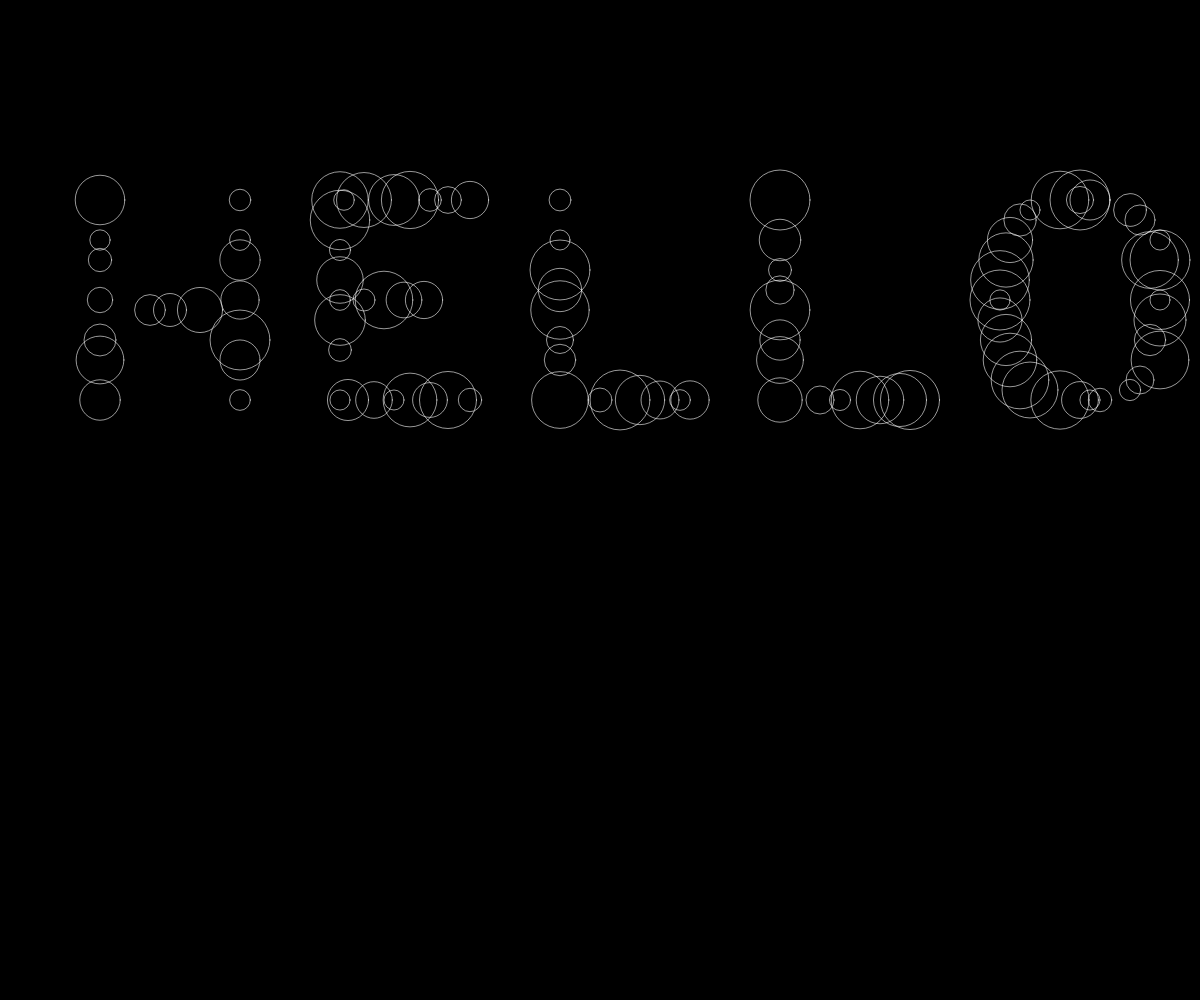
Frame 1 (no input)
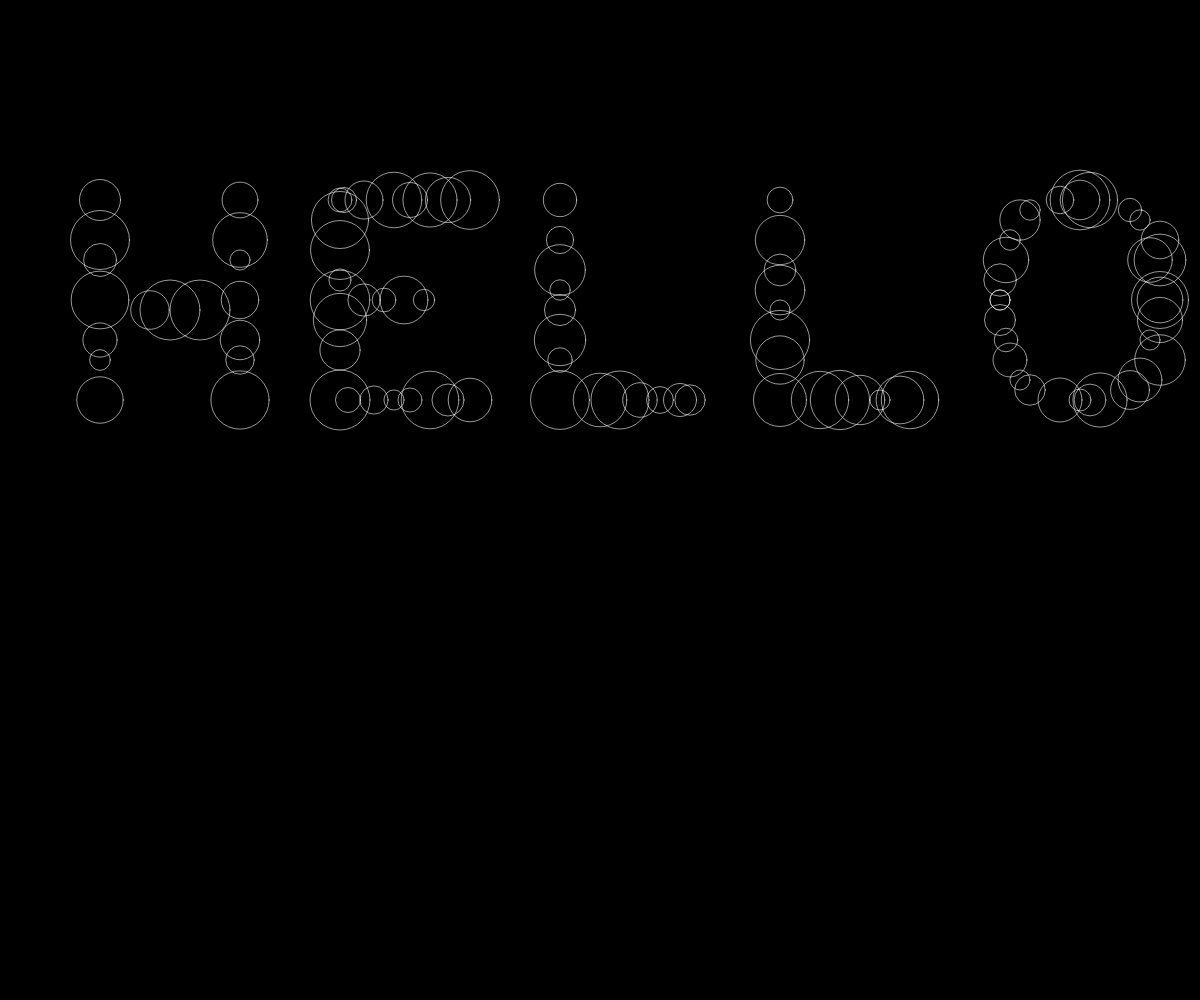
Frame 60 (no input)
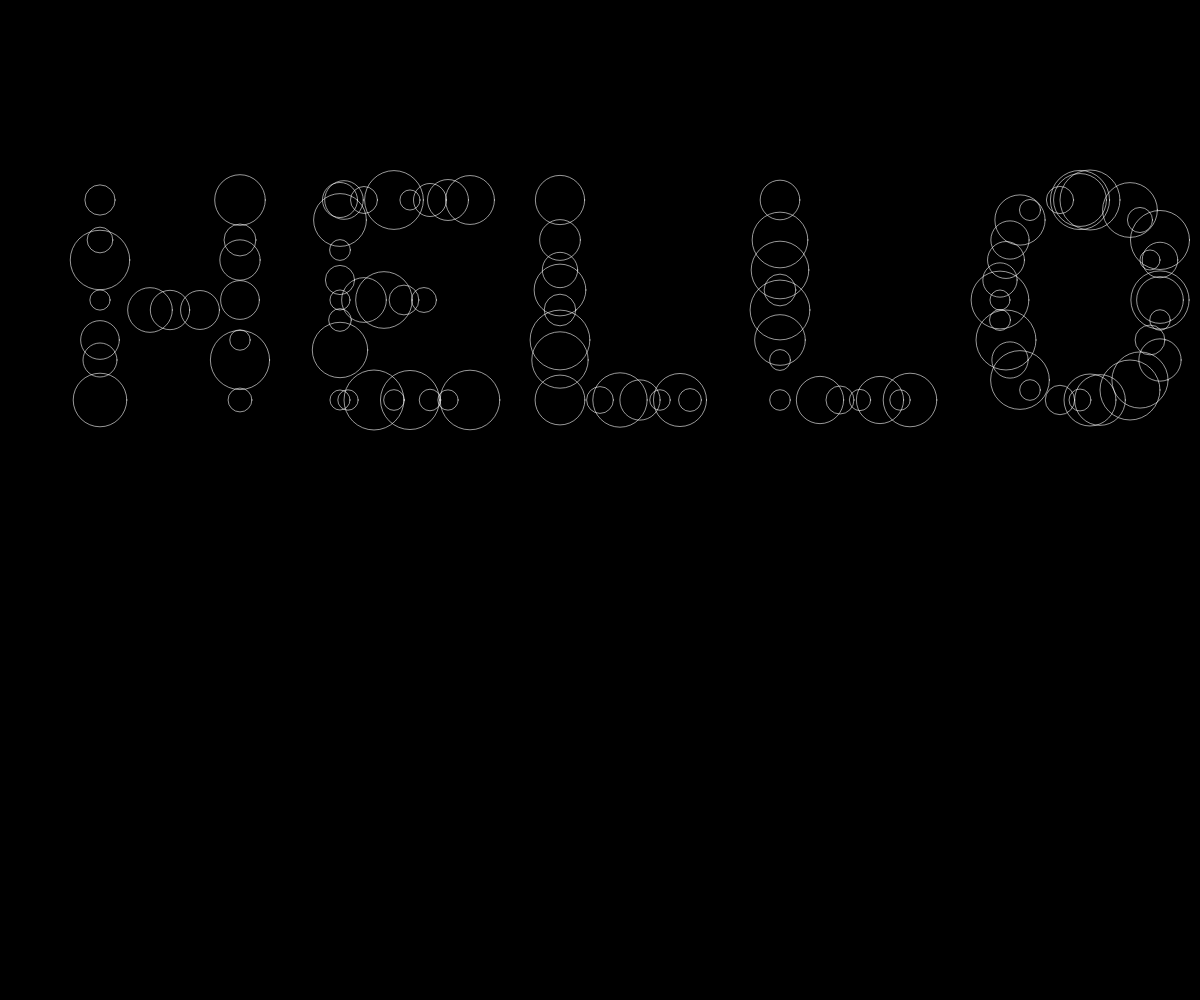
Frame 120 (the mouse pressed at the canvas centre since frame 60)

The p5.js sketch that drew these frames (run headless with seeded random() and noise() and a simulated clock; from frame 60 on, the mouse is pressed at the canvas centre):

// p5.js sketch
// ── sketch.js

// no need to change anything from here ... ----------------------

var letters = {};

var marginLeft = 50;
var marginTop = 100;
var textX = marginLeft;
var textY = 150;
var lineHeight = 150;
var typedText = "HELLO";

function setup() {
	createCanvas(windowWidth, windowHeight);
	initLetters();
	noFill();
	strokeWeight(0);
}

function draw() {
	background(0);
	scale(2);

	textX = marginLeft;
	textY = marginTop + 100;

	randomSeed(4);
	for (var i = 0; i < typedText.length; i++) {
		var c = typedText[i];
		if (letters[c]) {
			push();
			translate(textX, textY);
			var w = letters[c]();
			textX += w;
			pop();
		} else if (c == "\n") {
			textX = marginLeft;
			textY += lineHeight;
		}
	}

	//noLoop();
}

function keyTyped() {
    var k = key;
    if (!letters[k]) {
        k = k.toUpperCase();
    }
    if (letters[k]) {
         
        typedText += k;
    }

	//loop();
}

function keyPressed() {
	if (keyCode == RETURN) {
		typedText += "\n";
	}
	if (keyCode == BACKSPACE || keyCode == DELETE) {
		if (typedText.length > 0) typedText = typedText.slice(0, -1);
	
}
  

    
 

	//loop();
}
// ... to here -----------------------------------------------------


function initLetters() {
	// Add your calls to the letter functions here

	letters = {
		N: draw_N,
		O: draw_O,
		Q: draw_Q,
		U: draw_U,
       G: draw_G,
       H: draw_H,
       I: draw_I,
       J: draw_J,
       K: draw_K,
       L: draw_L,
       M: draw_M,
       S: draw_S,
       R: draw_R,	
		A: draw_A,
		W: draw_W,
       V: draw_V,
       B: draw_B,
       P: draw_P,
       C: draw_C,
       D: draw_D,
       T: draw_T,
		E: draw_E,
       F: draw_F,
       X: draw_X,
       Y: draw_Y,
       Z: draw_Z,
		
		" ": function() { return 30 },
	};
}



// A function for each letter

function draw_N() {
	
	//rect(-15,-100,80,100);
	
	specialEllipse(0,-100,30,30); //top left 
	specialEllipse(0,0,13,13); 
	specialEllipse(0,-5,15,15); //bottom left
	//specialEllipse(50,-100,30,30); //top right
	specialEllipse(50,-20,30,30); //bottom right
	specialEllipse(0,-30,25,25);
   specialEllipse(0,-20,25,25);
	specialEllipse(0,-40,15,15);
	specialEllipse(0,-50,20,20);
	specialEllipse(0,-70,10,10);
   specialEllipse(0,-80,10,10);
	specialEllipse(0,-90,15,15);
	
   specialEllipse(70,-100,10,10);
	specialEllipse(70,-85,20,20);
	specialEllipse(70,-70,18,18);
	specialEllipse(70,-60,11,11);
	specialEllipse(70,-50,15,15);
   specialEllipse(70,-30,15,15);
	specialEllipse(70,-20,25,25);
	specialEllipse(70,0,13,13);

	specialEllipse(50,-35,20,20);
	specialEllipse(33,-47,10,10);
	specialEllipse(28,-56,15,15);
	specialEllipse(23,-67,18,18);
	specialEllipse(18,-75,10,10);
	specialEllipse(15,-80,13,13);

	
	
	

	return 110;
}

function draw_O() {
	
	//rect(30,-100,80,100);
	
   specialEllipse(0, -50, 25);
   specialEllipse(0, -40, 25);
   specialEllipse(3, -30, 15);
   specialEllipse(5, -20, 30);
   specialEllipse(10, -10, 10);
   specialEllipse(15, -5, 20);
   specialEllipse(30, 0, 20);
   specialEllipse(45, 0, 30);

   specialEllipse(80, -50, 25);
   specialEllipse(80, -40, 25);
   specialEllipse(75, -30, 15);
   specialEllipse(80, -20, 30);
   specialEllipse(70, -10, 10);
   specialEllipse(65, -5, 20);
   specialEllipse(50, 0, 20);
   specialEllipse(40, 0, 30);


   specialEllipse(0, -50, 25);
   specialEllipse(0, -60, 25);
   specialEllipse(3, -70, 15);
   specialEllipse(5, -80, 30);
   specialEllipse(10, -90, 10);
   specialEllipse(15, -95, 20);
   specialEllipse(30, -100, 20);
   specialEllipse(45, -100, 30);

   specialEllipse(80, -50, 25);
   specialEllipse(80, -70, 25);
   specialEllipse(75, -70, 15);
   specialEllipse(80, -80, 30);
   specialEllipse(70, -90, 10);
   specialEllipse(65, -95, 20);
   specialEllipse(40, -100, 20);
   specialEllipse(40, -100, 30);


	return 130;
}
function draw_Q() {
	
	//rect(75,-100,80,100);
	
   specialEllipse(0, -50, 25);
   specialEllipse(0, -40, 25);
   specialEllipse(3, -30, 15);
   specialEllipse(5, -20, 30);
   specialEllipse(10, -10, 10);
   specialEllipse(15, -5, 20);
   specialEllipse(30, 0, 20);
   specialEllipse(45, 0, 30);

   specialEllipse(80, -50, 25);
   specialEllipse(80, -40, 25);
   specialEllipse(75, -30, 15);
   specialEllipse(80, -20, 30);
   specialEllipse(70, -10, 10);
   specialEllipse(65, -5, 20);
   specialEllipse(50, 0, 20);
   specialEllipse(40, 0, 30);


   specialEllipse(0, -50, 25);
   specialEllipse(0, -60, 25);
   specialEllipse(3, -70, 15);
   specialEllipse(5, -80, 30);
   specialEllipse(10, -90, 10);
   specialEllipse(15, -95, 20);
   specialEllipse(30, -100, 20);
   specialEllipse(45, -100, 30);

   specialEllipse(80, -50, 25);
   specialEllipse(80, -70, 25);
   specialEllipse(75, -70, 15);
   specialEllipse(80, -80, 30);
   specialEllipse(70, -90, 10);
   specialEllipse(65, -95, 20);
   specialEllipse(40, -100, 20);
   specialEllipse(40, -100, 30);

   specialEllipse(90, 0, 25);
   specialEllipse(80, -10, 15);
   specialEllipse(70, -20, 15);
	specialEllipse(60, -30, 10);
	

	

	return 130;
}

function draw_U() {
	
   specialEllipse(0, -50, 25);
   specialEllipse(0, -40, 25);
   specialEllipse(0, -60, 25);
   specialEllipse(0, -70, 25);
   specialEllipse(0, -80, 25);
   specialEllipse(0, -90, 25);
   specialEllipse(0, -95, 25);
   specialEllipse(0, -100, 25);
   specialEllipse(3, -30, 15);
   specialEllipse(5, -20, 30);
   specialEllipse(10, -10, 10);
   specialEllipse(15, -5, 20);
   specialEllipse(30, 0, 20);
   specialEllipse(45, 0, 30);

   specialEllipse(80, -50, 25);
   specialEllipse(80, -60, 25);
   specialEllipse(80, -70, 25);
   specialEllipse(80, -80, 25);
   specialEllipse(80, -90, 25);
   specialEllipse(80, -95, 25);
   specialEllipse(80, -100, 25);

   specialEllipse(75, -30, 15);
   specialEllipse(80, -20, 30);
   specialEllipse(70, -10, 10);
   specialEllipse(65, -5, 20);
   specialEllipse(50, 0, 20);
   specialEllipse(40, 0, 30);
	
	
	

	

	return 120;
}




function draw_G() {



   specialEllipse(0, -50, 25);
   specialEllipse(0, -40, 25);
   specialEllipse(3, -30, 15);
   specialEllipse(5, -20, 30);
   specialEllipse(10, -10, 10);
   specialEllipse(15, -5, 20);
   specialEllipse(30, 0, 20);
   specialEllipse(45, 0, 30);

   specialEllipse(80, -50, 25);
   specialEllipse(80, -40, 25);
   specialEllipse(75, -30, 15);
   specialEllipse(80, -20, 30);
   specialEllipse(70, -10, 10);
   specialEllipse(65, -5, 20);
   specialEllipse(50, 0, 20);
   specialEllipse(40, 0, 30);



   specialEllipse(75, -40, 20);
   specialEllipse(75, -50, 15);


   specialEllipse(0, -50, 25);
   specialEllipse(0, -60, 25);
   specialEllipse(3, -70, 15);
   specialEllipse(5, -80, 30);
   specialEllipse(10, -90, 10);
   specialEllipse(15, -95, 20);
   specialEllipse(30, -100, 20);
   specialEllipse(45, -100, 30);

   specialEllipse(75, -90, 20);
   specialEllipse(60, -100, 20);
   specialEllipse(45, -100, 30);

   specialEllipse(65, -50, 10);
   specialEllipse(75, -50, 15);
   specialEllipse(60, -50, 10);




       return 130;
}


function draw_H() {


   specialEllipse(0, 0, 20);
   specialEllipse(0, -30, 25);
   specialEllipse(0, -20, 25);
   specialEllipse(0, -50, 15);
   specialEllipse(0, -70, 20);
   specialEllipse(0, -80, 20);
   specialEllipse(0, -100, 30);
   specialEllipse(25, -45, 25);
   specialEllipse(35, -45, 10);

   specialEllipse(70, 0, 20);
   specialEllipse(70, -30, 25);
   specialEllipse(70, -20, 25);
   specialEllipse(70, -50, 25);
   specialEllipse(70, -70, 30);
   specialEllipse(70, -80, 30);

   specialEllipse(50, -45, 25);
   specialEllipse(70, -100, 15);


       return 120;
}


function draw_I() {


   specialEllipse(0, 0, 20);
   specialEllipse(0, -30, 25);
   specialEllipse(0, -20, 25);
   specialEllipse(0, -45, 15);
   specialEllipse(0, -60, 20);
   specialEllipse(0, -80, 20);
   specialEllipse(0, -100, 30);


       return 50;

}

function draw_J() {


   specialEllipse(60, -80, 30);
   specialEllipse(60, -30, 25);
   specialEllipse(60, -100, 20);
   specialEllipse(60, -70, 20);
   specialEllipse(60, -60, 20);
   specialEllipse(60, -50, 20);
   specialEllipse(50, -10, 30);
   specialEllipse(30, 0, 20);
   specialEllipse(0, -50, 10);
   specialEllipse(0, -25, 15);
   specialEllipse(0, -35, 25);
   specialEllipse(10, -15, 15);


       return 110;

}
function draw_K() {


   specialEllipse(15, -45, 20);
   specialEllipse(30, -55, 25);
   specialEllipse(40, -65, 10);
   specialEllipse(50, -75, 20);
   specialEllipse(70, -100, 20);
   specialEllipse(60, -90, 20);
   specialEllipse(0, -100, 15);
   specialEllipse(0, -100, 10);
   specialEllipse(0, -65, 20);
   specialEllipse(0, -75, 20);
   specialEllipse(0, -50, 10);
   specialEllipse(0, -45, 25);
   specialEllipse(0, -25, 25);
   specialEllipse(0,  0, 30);
   specialEllipse(15, -35, 10);
   specialEllipse(35, -35, 20);
   specialEllipse(45, -25, 25);
   specialEllipse(50, -15, 20);
   specialEllipse(70, 0, 25);



       return 120;
}

function draw_L() {


   specialEllipse(0, 0, 25);
   specialEllipse(0, -20, 20);
   specialEllipse(0, -30, 10);
   specialEllipse(0, -45, 20);
   specialEllipse(0, -55, 20);
   specialEllipse(0, -65, 30);
   specialEllipse(0, -80, 30);
   specialEllipse(0, -100, 10);
   specialEllipse(20, 0, 20);
   specialEllipse(30, 0, 10);
   specialEllipse(40, 0, 10);
   specialEllipse(50, 0, 15);
    specialEllipse(60, 0, 15);
   specialEllipse(65, 0, 30);




       return 110;
}


function draw_M() {



   specialEllipse(80, 0, 25);
   specialEllipse(80, -20, 25);
   specialEllipse(80, -10, 30);
   specialEllipse(80, -30, 15);
   specialEllipse(80, -40, 15);
   specialEllipse(80, -50, 10);
   specialEllipse(80, -65, 30);
   specialEllipse(80, -80, 30);
   specialEllipse(80, -100, 15);
   specialEllipse(0, 0, 25);
   specialEllipse(0, -20, 25);
   specialEllipse(0, -10, 30);
   specialEllipse(0, -30, 15);
   specialEllipse(0, -40, 15);
   specialEllipse(0, -50, 10);
   specialEllipse(0, -65, 30);
   specialEllipse(0, -80, 30);
   specialEllipse(0, -100, 15);


   specialEllipse(10, -90, 25);
   specialEllipse(15, -80, 20);
   specialEllipse(20, -70, 20);
   specialEllipse(25, -60, 10);
   specialEllipse(30, -50, 30);
   specialEllipse(35, -45, 10);
   specialEllipse(40, -40, 10);

   specialEllipse(70, -90, 25);
   specialEllipse(65, -80, 20);
   specialEllipse(60, -70, 20);
   specialEllipse(55, -60, 10);
   specialEllipse(50, -50, 30);
   specialEllipse(45, -45, 10);






       return 130;
}
function draw_S() {



   specialEllipse(65, -80, 10);
   specialEllipse(60, -85, 15);
   specialEllipse(60, -90, 30);
   specialEllipse(40, -95, 10);
   specialEllipse(40, -100, 20);
   specialEllipse(40, -100, 10);
   specialEllipse(35, -100, 10);
   specialEllipse(20, -98, 30);
   specialEllipse(19, -95, 20);
   specialEllipse(15, -92, 20);
   specialEllipse(10, -87, 10);
   specialEllipse(7, -85, 15);
   specialEllipse(5, -75, 25);
   specialEllipse(1, -70, 30);
   specialEllipse(0, -65, 30);
   specialEllipse(0, -60, 30);
   specialEllipse(0, -55, 20);
   specialEllipse(0, -50, 25);

   specialEllipse(5, -45, 25);
   specialEllipse(10, -45, 25);
   specialEllipse(15, -45, 30);
   specialEllipse(35, -45, 30);
   specialEllipse(40, -45, 10);
   specialEllipse(45, -45, 20);
   specialEllipse(50, -45, 20);
   specialEllipse(55, -40, 20);
   specialEllipse(60, -42, 10);
   specialEllipse(75, -35, 15);
   specialEllipse(80, -25, 10);
   specialEllipse(75, -35, 10);
   specialEllipse(75, -10, 15);
   specialEllipse(65, -5, 10);
   specialEllipse(60, -3, 10);
   specialEllipse(55, 0, 30);
   specialEllipse(40, 0, 30);

   specialEllipse(35, 0, 20);
   specialEllipse(30, 0, 30);
   specialEllipse(25, -2, 10);
   specialEllipse(20, -5, 10);
   specialEllipse(15, -7, 20);
   specialEllipse(10, -10, 20);
    specialEllipse(5, -12, 30);
   specialEllipse(0, -15, 0);


       return 120;
}
function draw_R() {


   //pionowa kreska
   specialEllipse(0, 0, 20);
   specialEllipse(0, -10, 25);
   specialEllipse(0, -20, 20);
   specialEllipse(0, -30, 25);
   specialEllipse(0, -40, 25);
   specialEllipse(0, -50, 20);
   specialEllipse(0, -60, 15);
   specialEllipse(0, -70, 20);
   specialEllipse(0, -80, 15)
   specialEllipse(0, -90, 15);
   specialEllipse(0, -100, 20);

   //gorny brzuszek
   specialEllipse(10, -100, 15);
   specialEllipse(20, -100, 15);
   specialEllipse(30, -100, 20);
   specialEllipse(40, -95, 20);
   specialEllipse(50, -95, 15);
   specialEllipse(60, -88, 15);
   specialEllipse(70, -75, 20);
   specialEllipse(65, -60, 15);
   specialEllipse(55, -50, 15);
   specialEllipse(40, -45, 20);
   specialEllipse(30, -45, 25);
   specialEllipse(20, -44, 15);
   specialEllipse(10, -45, 15);


   specialEllipse(65, 0, 20);
   specialEllipse(60, -10, 25);
   specialEllipse(55, -20, 15);
   specialEllipse(50, -30, 15);
   specialEllipse(45, -40, 15);


       return 120;
}


function draw_A() {

   // lewe ramię
   specialEllipse(0, 0, 15);
   specialEllipse(4, -8, 15);
   specialEllipse(8, -15, 20);
   specialEllipse(13, -25, 20);
   specialEllipse(20, -40, 25);
   specialEllipse(25, -55, 20);
   specialEllipse(28, -63, 20);
   specialEllipse(31, -75, 15);
   specialEllipse(35, -85, 20);
   specialEllipse(38, -93, 15);
   specialEllipse(40, -100, 15);


   //prawe ramię
   specialEllipse(40, -100, 15);
   specialEllipse(42, -93, 15);
   specialEllipse(45, -85, 20);
   specialEllipse(49, -75, 15);
   specialEllipse(52, -63, 20);
   specialEllipse(57, -55, 20);
   specialEllipse(62, -40, 25);
   specialEllipse(69, -25, 20);
   specialEllipse(74, -15, 20);
   specialEllipse(76, -8, 15);
   specialEllipse(80, 0, 15);


   //mostek
   specialEllipse(35, -40, 20);
   specialEllipse(50, -40, 15);


	return 120;
}

function draw_W() {

   //pionowa kreska
	specialEllipse(0, 0, 20);
   specialEllipse(0, -20, 25);
   specialEllipse(0, -30, 20);
   specialEllipse(0, -40, 25);
   specialEllipse(0, -50, 25);
   specialEllipse(0, -60, 20);
   specialEllipse(0, -70, 15);
   specialEllipse(0, -80, 20);
   specialEllipse(0, -90, 15)
   specialEllipse(0, -100, 15);

   //ukośna lewa
   specialEllipse(0, -10, 20);
   specialEllipse(10, -20, 15);
   specialEllipse(20, -30, 20);
   specialEllipse(30, -40, 25);
   specialEllipse(40, -50, 20);

   //ukośna prawa
   specialEllipse(80, -10, 20);
   specialEllipse(70, -20, 15);
   specialEllipse(60, -30, 20);
   specialEllipse(50, -40, 25);
   specialEllipse(40, -50, 20);


   //pionowa prawa
   specialEllipse(80, 0, 20);
   specialEllipse(80, -20, 25);
   specialEllipse(80, -30, 20);
   specialEllipse(80, -40, 25);
   specialEllipse(80, -50, 25);
   specialEllipse(80, -60, 20);
   specialEllipse(80, -70, 15);
   specialEllipse(80, -80, 20);
   specialEllipse(80, -90, 15);
   specialEllipse(80, -100, 15);

	return 130;
}


function draw_V() {


   // lewe ramię
   specialEllipse(0, -100, 15);
   specialEllipse(4, -93, 15);
   specialEllipse(8, -85, 20);
   specialEllipse(11, -77, 15);
   specialEllipse(16, -65, 20);
   specialEllipse(21, -52, 20);
   specialEllipse(24, -40, 20);
   specialEllipse(27, -32, 15);
   specialEllipse(31, -24, 20);
   specialEllipse(34, -16, 15);
   specialEllipse(37, -8, 15);
   specialEllipse(40, 0, 10);

   //prawe ramię

   specialEllipse(80, -100, 15);
   specialEllipse(77, -93, 15);
   specialEllipse(74, -85, 20);
   specialEllipse(71, -77, 15);
   specialEllipse(67, -65, 20);
   specialEllipse(64, -52, 20);
   specialEllipse(60, -40, 20);
   specialEllipse(56, -32, 15);
   specialEllipse(51, -24, 20);
   specialEllipse(48, -16, 15);
   specialEllipse(44, -8, 15);
   specialEllipse(40, 0, 10);


	return 110;
}


function draw_B() {

   //pionowa kreska
   specialEllipse(0, 0, 20);
   specialEllipse(0, -20, 25);
   specialEllipse(0, -30, 20);
   specialEllipse(0, -40, 25);
   specialEllipse(0, -50, 25);
   specialEllipse(0, -60, 20);
   specialEllipse(0, -70, 15);
   specialEllipse(0, -80, 20);
   specialEllipse(0, -90, 15)
   specialEllipse(0, -100, 15);
   specialEllipse(0, -10, 20);

   //gorny brzuszek
   specialEllipse(8, -100, 15);
   specialEllipse(14, -99, 15);
   specialEllipse(26, -97, 20);
   specialEllipse(36, -94, 20);
   specialEllipse(48, -92, 15);
   specialEllipse(56, -87, 15);
   specialEllipse(60, -75, 20);

   specialEllipse(52, -64, 15);
   specialEllipse(45, -61, 15);
   specialEllipse(36, -59, 20);
   specialEllipse(26, -56, 25);
   specialEllipse(14, -52, 15);
   specialEllipse(8, -50, 15);


   //dolny brzuszek
   specialEllipse(8, -50, 15);
   specialEllipse(14, -49, 15);
   specialEllipse(26, -47, 20);
   specialEllipse(36, -44, 20);
   specialEllipse(48, -42, 15);
   specialEllipse(56, -37, 15);
   specialEllipse(60, -25, 20);

   specialEllipse(52, -14, 15);
   specialEllipse(45, -11, 15);
   specialEllipse(36, -9, 20);
   specialEllipse(26, -6, 25);
   specialEllipse(14, -2, 15);
   specialEllipse(8, 0, 15);


	return 100;
}


function draw_P() {

   //pionowa kreska
   specialEllipse(0, 0, 20);
   specialEllipse(0, -10, 25);
   specialEllipse(0, -20, 20);
   specialEllipse(0, -30, 25);
   specialEllipse(0, -40, 25);
   specialEllipse(0, -50, 20);
   specialEllipse(0, -60, 15);
   specialEllipse(0, -70, 20);
   specialEllipse(0, -80, 15)
   specialEllipse(0, -90, 15);
   specialEllipse(0, -100, 20);

   //gorny brzuszek
   specialEllipse(10, -100, 15);
   specialEllipse(20, -100, 15);
   specialEllipse(30, -100, 20);
   specialEllipse(40, -95, 20);
   specialEllipse(50, -95, 15);
   specialEllipse(60, -88, 15);
   specialEllipse(70, -75, 20);
   specialEllipse(65, -60, 15);
   specialEllipse(55, -50, 15);
   specialEllipse(40, -45, 20);
   specialEllipse(30, -45, 25);
   specialEllipse(20, -44, 15);
   specialEllipse(10, -45, 15);


	return 100;
}



function draw_C() {


   specialEllipse(62, -94, 10);
   specialEllipse(57, -98, 15);

   specialEllipse(50, -100, 15);

   specialEllipse (46, -99, 10);
   specialEllipse (41, -99, 15);
   specialEllipse (30, -94, 15);
   specialEllipse (25, -91, 20);
   specialEllipse (18, -85, 15);
   specialEllipse (13, -78, 15);
   specialEllipse(10, -72, 20);
   specialEllipse(5, -64, 15);
   specialEllipse(2, -58, 20);
   specialEllipse(0, -50, 15);


   specialEllipse (46, -1, 10);
   specialEllipse (41, -1, 15);
   specialEllipse (30, -6, 15);
   specialEllipse (25, -9, 20);
   specialEllipse (18, -15, 15);
   specialEllipse (13, -22, 15);
   specialEllipse(10, -28, 20);
   specialEllipse(5, -36, 15);
   specialEllipse(2, -42, 20);
   specialEllipse(0, -50, 15);

   specialEllipse(57, -2, 15);
   specialEllipse(62, -6, 10);

   specialEllipse(50, 0, 15);


	return 110;
}



function draw_D() {


   specialEllipse(0, -100, 15);
   specialEllipse (20, -99, 10);
   specialEllipse (30, -99, 15);
   specialEllipse (40, -95, 15);
   specialEllipse (45, -91, 20);
   specialEllipse (50, -85, 15);
   specialEllipse (55, -78, 15);
   specialEllipse(50, -72, 20);
   specialEllipse(55, -64, 15);
   specialEllipse(65, -58, 20);
   specialEllipse(65, -50, 15);


   specialEllipse (15, -1, 10);
   specialEllipse (20, -1, 15);
   specialEllipse (25, -6, 15);
   specialEllipse (35, -9, 20);
   specialEllipse (45, -15, 15);
   specialEllipse (50, -22, 15);
   specialEllipse(55, -28, 20);
   specialEllipse(55, -36, 15);
   specialEllipse(60, -42, 20);
   specialEllipse(60, -50, 15);



   specialEllipse(0, 0, 20);
   specialEllipse(0, -8, 15);
   specialEllipse(0, -15, 25);
   specialEllipse(0, -30, 20);
   specialEllipse(0, -40, 25);
   specialEllipse(0, -50, 25);
   specialEllipse(0, -60, 20);
   specialEllipse(0, -70, 15);
   specialEllipse(0, -80, 20);
   specialEllipse(0, -90, 15);
   specialEllipse(0, -100, 15);


	return 100;
}


function draw_T() {

   //pionowa kreska
   specialEllipse(40, 0, 20);
   specialEllipse(40, -20, 25);
   specialEllipse(40, -30, 20);
   specialEllipse(40, -40, 25);
   specialEllipse(40, -50, 25);
   specialEllipse(40, -60, 20);
   specialEllipse(40, -70, 15);
   specialEllipse(40, -80, 20);
   specialEllipse(40, -90, 15);
   specialEllipse(40, -100, 15);
   specialEllipse(40, -10, 20);

   //daszek
   specialEllipse(20, -100, 20);
   specialEllipse(62, -100, 20);
   specialEllipse(35, -100, 20);
   specialEllipse(50, -100, 15);
   specialEllipse(71, -100, 10);
   specialEllipse(80, -100, 25);
   specialEllipse(7, -100, 25);
   specialEllipse(0, -100, 10);



	return 110;
}

function draw_E() {

   specialEllipse (0, 0, 28);
   specialEllipse (0, -60, 16);
   specialEllipse (0, -25, 24);
   specialEllipse (0, -40, 25);
   specialEllipse (0, -50 , 14);
   specialEllipse (0, -100 , 14);
   specialEllipse (0, -90 , 14);
   specialEllipse (0, -75 , 18);


   specialEllipse (17, 0, 20);
   specialEllipse (4, 0, 25);
   specialEllipse (27, 0, 19);
   specialEllipse (35, 0, 15);
   specialEllipse (45, 0, 22);
   specialEllipse (54, 0, 19);
   specialEllipse (65, 0, 15);

   specialEllipse (2, -100, 20);
   specialEllipse (12, -100, 23);
   specialEllipse (27, -100, 18);
   specialEllipse (35, -100, 23);
   specialEllipse (45, -100, 18);
   specialEllipse (54, -100, 13);
   specialEllipse (65, -100, 15);

    specialEllipse (42, -50, 20);
    specialEllipse (22, -50, 27);
    specialEllipse (32, -50, 20);
    specialEllipse (12, -50, 20);



       return 110;
}

function draw_F() {

   specialEllipse (0, 0, 26);
   specialEllipse (0, -40, 30);
   specialEllipse (0, -10, 25);
   specialEllipse (0, -30, 25);
   specialEllipse (0, -50 , 30);
   specialEllipse (0, -100 , 10);
   specialEllipse (0, -80 , 18);
   specialEllipse (0, -70 , 18);

   specialEllipse (10, -100, 20);
   specialEllipse (20, -100, 23);
   specialEllipse (35, -100, 18);
   specialEllipse (43, -100, 23);
   specialEllipse (53, -100, 18);
   specialEllipse (62, -100, 13);
   specialEllipse (73, -100, 15);

    specialEllipse (30, -50, 17);
    specialEllipse (40, -50, 20);
    specialEllipse (20, -50, 20);



       return 100;
}


function draw_X() {
   specialEllipse (0, 0, 25);
   specialEllipse (10, -12, 20);
   specialEllipse (15, -22, 20);
   specialEllipse (20, -30, 15);
   specialEllipse (31, -40, 17);
   specialEllipse (37, -50, 13);
   specialEllipse (44, -60, 13);
   specialEllipse (50, -70, 15);
   specialEllipse (55, -75, 15);
   specialEllipse (62, -80, 16);
   specialEllipse (70, -90, 16);
   specialEllipse (80, -100, 20);

    specialEllipse (0, -100, 20);
   specialEllipse (13, -83, 16);
   specialEllipse (20, -75, 15);
   specialEllipse (26, -69, 15);
   specialEllipse (33, -60, 13);
   specialEllipse (40, -50, 13);
   specialEllipse (47, -40, 17);
   specialEllipse (53, -30, 15);
   specialEllipse (59, -22, 20);
   specialEllipse (65, -12, 20);
   specialEllipse (70, -12, 20);
   specialEllipse (80, 0, 25);

   return 120;
}

function draw_Y() {

   specialEllipse (40, 0, 25);
   specialEllipse (40, -10, 18);
   specialEllipse (40, -20, 15);
   specialEllipse (40, -30, 12);
   specialEllipse (40, -40, 10);

   specialEllipse (45, -55, 10);
   specialEllipse (40, -55, 10);
   specialEllipse (35, -55, 10);
   specialEllipse (30, -60, 10);
   specialEllipse (25, -65, 12);
   specialEllipse (20, -70, 15);
   specialEllipse (15, -75, 18);
   specialEllipse (10, -80, 18);
   specialEllipse (5, -90, 18);
   specialEllipse (0, -100, 19);

   specialEllipse (45, -54, 10);
   specialEllipse (50, -60, 12);
   specialEllipse (55, -65, 15);
   specialEllipse (60, -65, 15);
   specialEllipse (65, -75, 18);
   specialEllipse (70, -84, 18);
   specialEllipse (75, -84, 18);
   specialEllipse (80, -100, 19);


       return 120;
}

function draw_Z() {


   specialEllipse (25, 0, 20);
   specialEllipse (0, 0, 25);
   specialEllipse (5, 0, 25);
   specialEllipse (35, 0, 19);
   specialEllipse (43, 0, 15);
   specialEllipse (53, 0, 22);
   specialEllipse (62, 0, 19);
   specialEllipse (80, 0, 15);

   specialEllipse (16, -20, 20);
   specialEllipse (21, -30, 14);
   specialEllipse (29, -40, 20);
   specialEllipse (37, -50, 20);
   specialEllipse (45, -60, 19);
   specialEllipse (53, -70, 18);
   specialEllipse (62, -80, 25);
   specialEllipse (67, -87, 25);

   specialEllipse (0, -100, 20);
   specialEllipse (20, -100, 23);
   specialEllipse (35, -100, 18);
   specialEllipse (43, -100, 23);
   specialEllipse (53, -100, 18);
   specialEllipse (62, -100, 13);
   specialEllipse (80, -100, 15);


       return 110;
}


function specialEllipse(x, y, w, h) {
	strokeWeight(0,3);
	//fill(0);
	var w = sin(frameCount * random() / 5 + random(100)) * 10 + 30;
	ellipse(x, y, w, w);

	strokeWeight(0.3)
    stroke(255,255,255);
	//fill(0);
	w = sin(frameCount * random() / 5 + random(100)) * 10 + 20;
	ellipse(x, y, w, w);
    
    strokeWeight(0,3)
    stroke(2,3,100,100);
	//fill(0);
	w = sin(frameCount * random() / 5 + random(100)) * 10 + 20;
	ellipse(x, y, w, w);
}
